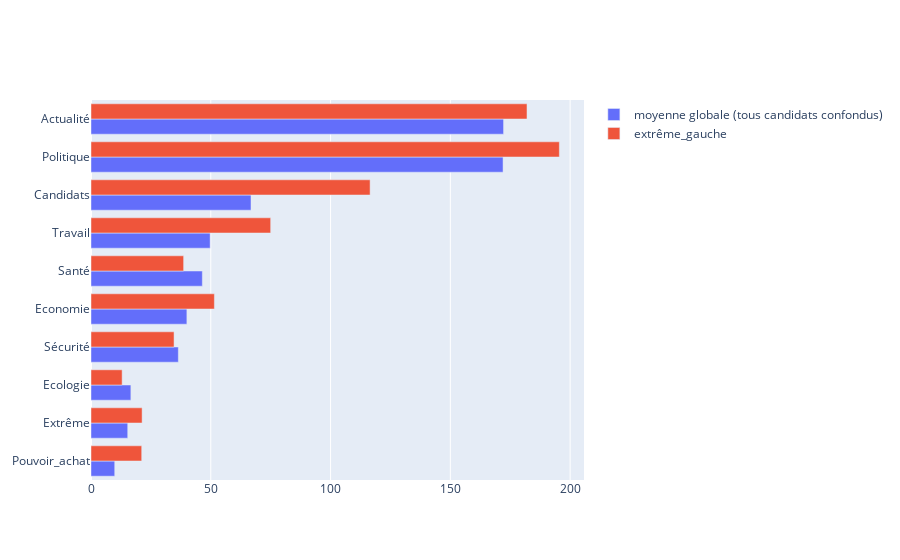

The notebook cell this image was saved under:
### Code cell
global_vs_choosen_political_orientation_mean_score_per_theme(political_orientation="extrême_gauche")

### Figure 1 — Plotly figure (JSON) as saved in the notebook; plotly's stock layout.template omitted (floating-point values rounded to 4 significant figures)
{"data": [{"name": "moyenne globale (tous candidats confondus)", "orientation": "h", "type": "bar", "x": [9.905, 15.33, 16.64, 36.45, 40.02, 46.48, 49.74, 66.79, 172, 172.2], "y": ["Pouvoir_achat", "Extrême", "Ecologie", "Sécurité", "Economie", "Santé", "Travail", "Candidats", "Politique", "Actualité"]}, {"name": "extrême_gauche", "orientation": "h", "type": "bar", "x": [13, 21.17, 21.33, 34.67, 38.67, 51.5, 75, 116.5, 182, 195.5], "y": ["Ecologie", "Pouvoir_achat", "Extrême", "Sécurité", "Santé", "Economie", "Travail", "Candidats", "Actualité", "Politique"]}], "layout": {"barmode": "group"}}
